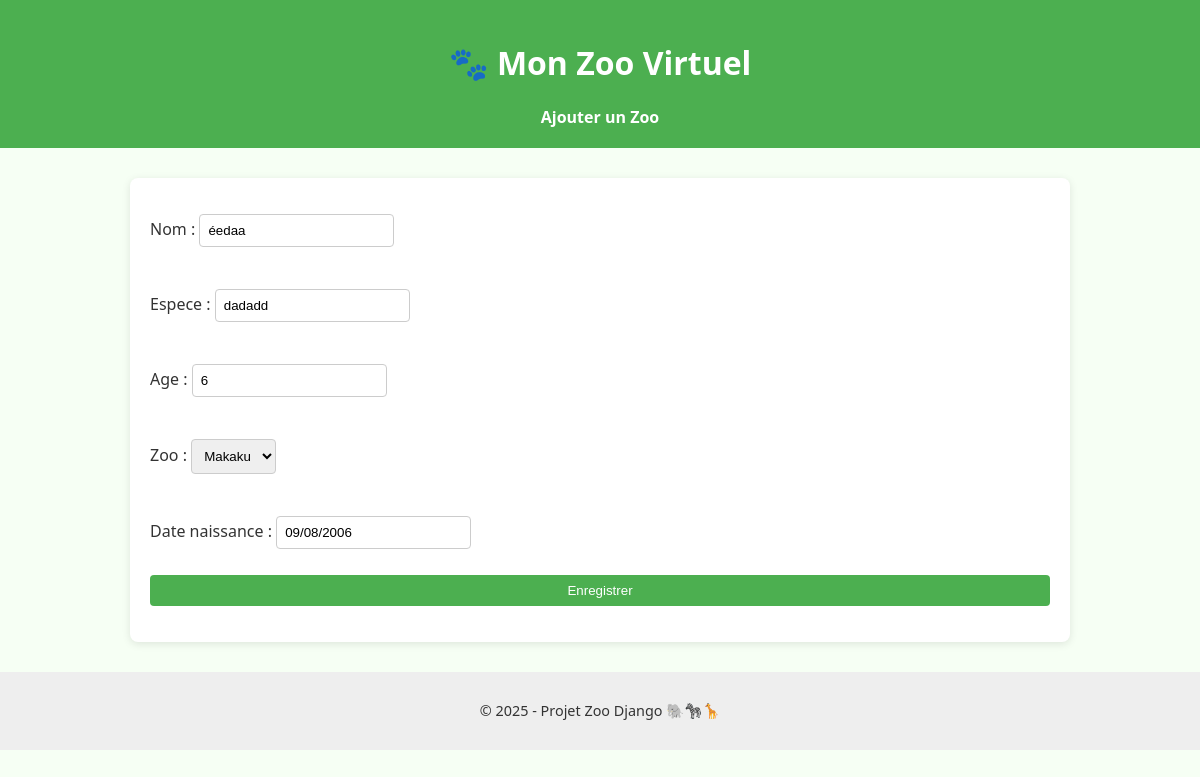
/animal/6/edit/, run on the app's committed database.
### zoo/models.py (models this page shows, shortened)
class Animal(models.Model):
    nom = models.CharField(max_length=100)
    espece = models.CharField(max_length=100)
    age = models.IntegerField(blank=True , null=True)
    zoo = models.ForeignKey(Zoo, on_delete=models.CASCADE, related_name='animaux')
    date_naissance = models.DateField(blank=True , null=True)

class Zoo(models.Model):
    nom = models.CharField(max_length=100)
    ville = models.CharField(max_length=100)
    superficie = models.FloatField(help_text="Superficie en m²", blank=True, null=True)
    directeur_du_zoo = models.CharField(max_length=100, blank=True, null=True)
    date_de_creation = models.DateField(blank=True , null=True)  # Meilleure pratique
    def __str__(self):
        return self.nom

### zoo/views.py (the view)
# urls.py: path('animal/<int:pk>/edit/', views.animal_update, name='animal_update'),
def animal_update(request, pk):
    animal = get_object_or_404(Animal, pk=pk)
    form = AnimalForm(request.POST or None, instance=animal)
    if form.is_valid():
        form.save()
        return redirect('zoo_detail', pk=animal.zoo.pk)
    return render(request, 'zoo/animal_form.html', {'form': form})

### zoo/forms.py
class AnimalForm(forms.ModelForm):
    class Meta:
        model = Animal
        fields = ['nom', 'espece', 'age', 'zoo','date_naissance']

### zoo/templates/zoo/animal_form.html (shortened to what this page needs)
{% extends 'base.html' %}
{% block content %}
<form method="post">
    {{ form.as_p }}
    <button type="submit">Enregistrer</button>
</form>
{% endblock %}

### zoo/static/zoo/css/style.css (style rules this page uses)
body { font-family: 'Segoe UI', sans-serif; background: #f6fff4; color: #333; margin: 0; padding: 0; }
button, input[type="submit"] { background-color: #4caf50; color: white; border: none; padding: 8px 12px; border-radius: 4px; cursor: pointer; }
form { display: flex; flex-direction: column; gap: 10px; }
input, select, textarea { padding: 8px; border: 1px solid #ccc; border-radius: 4px; }

### data on the page
Animal: nom "éedaa", espece "dadadd", age "6", zoo "Makaku", date_naissance "09/08/2006"
